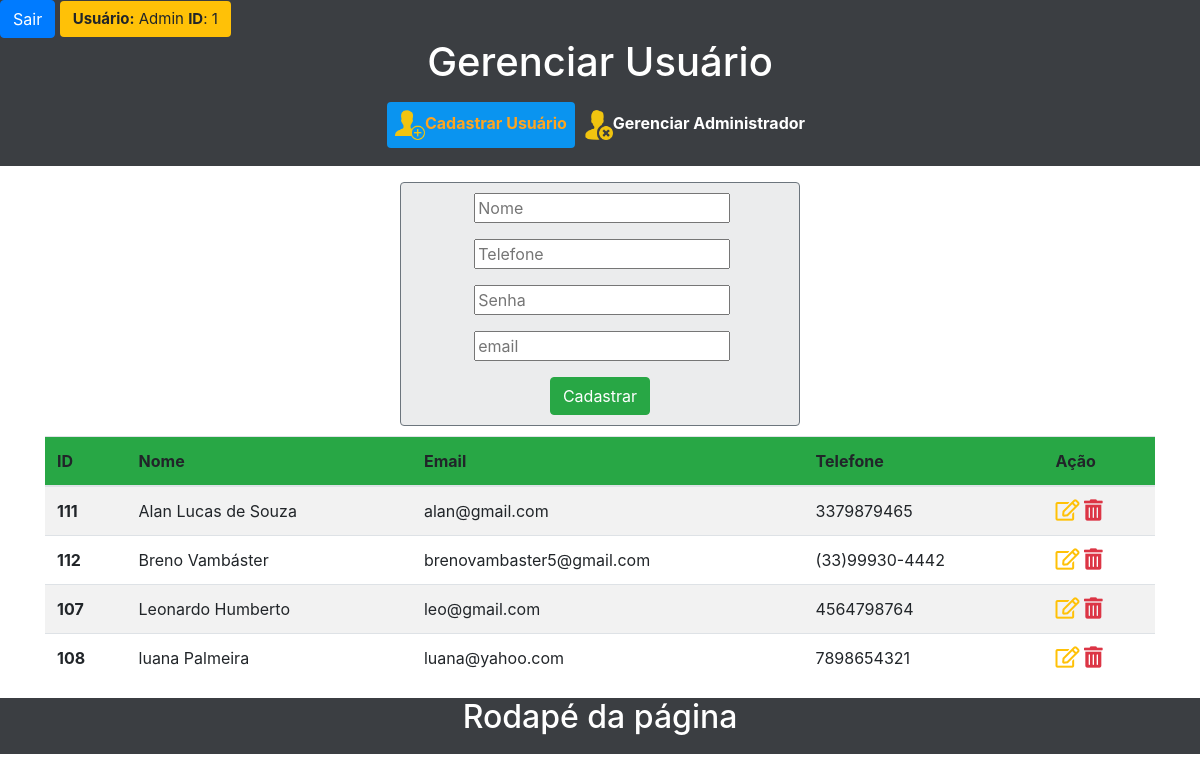
Before: /adm/CadastroUso.php (signed in) with the older database file.
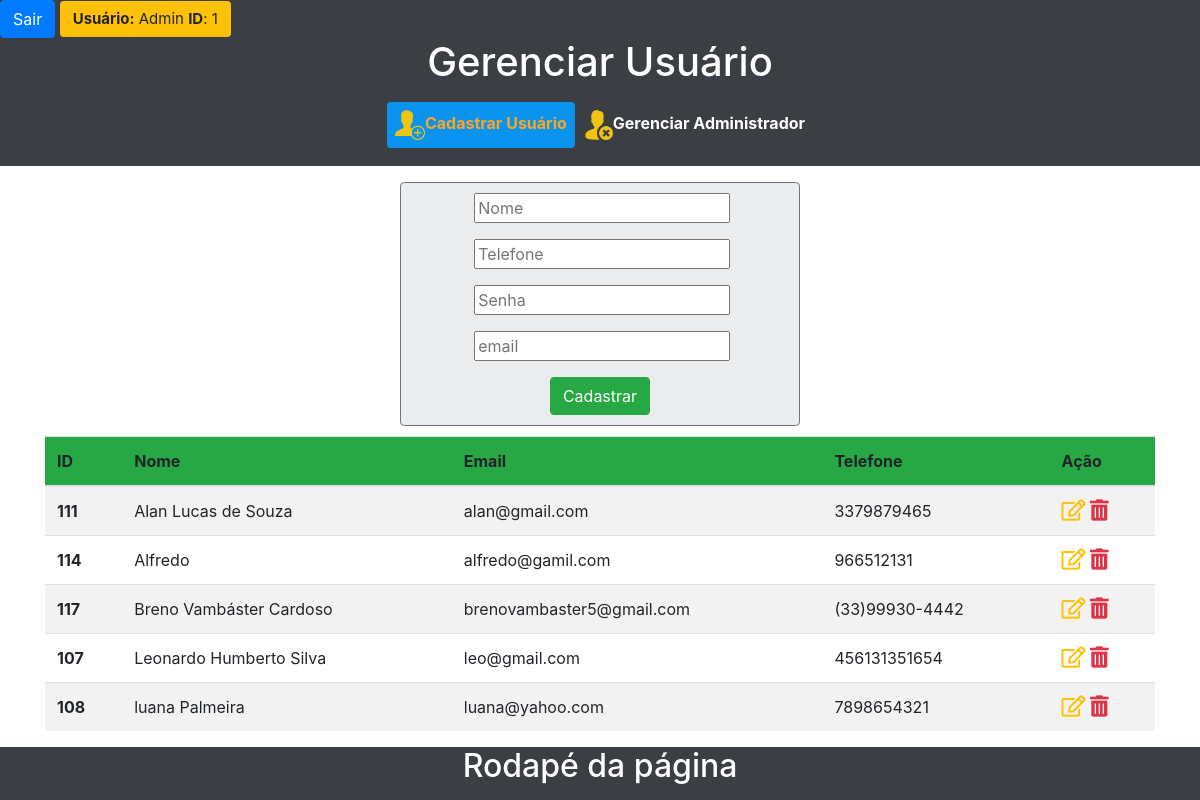
After: the same page with the newer database file.
### tables this page shows
CREATE TABLE `usuario` (
  `IdUsu` int(10) UNSIGNED NOT NULL,
  `Nome` varchar(50) NOT NULL,
  `Senha` varchar(32) NOT NULL,
  `Telefone` varchar(15) NOT NULL,
  `Email` varchar(50) NOT NULL
);

### adm/CadastroUso.php (the view, shortened to what the changed rows need)
<!doctype html>
<html lang="pt-br">
<head>
    <link rel="stylesheet" type="text/css" href="../css/cadastroUsuario.css">
    <link rel="stylesheet" href="https://stackpath.bootstrapcdn.com/bootstrap/4.3.1/css/bootstrap.min.css">
    <link rel="stylesheet" href="https://use.fontawesome.com/releases/v5.8.1/css/all.css">
</head>
<body>
    <div class="top-total">
        <div class="menu">
            <div class="top-total">
                <div class="title">
                    <h1> Gerenciar Usuário </h1>
                </div>
            </div>
        </div>
    </div>
    <div class=" container  table-responsive">
        <?php
        require_once('../00 - BD/bd_conexao.php');
        $sql = " SELECT * FROM usuario ORDER BY nome ASC";
        $resultado = $con->query($sql);
        ?>
        <table class="table table-striped table-responsive-md ">
            <thead>
                <tr class="bg-success">
                    <th scope="col">ID</th>
                    <th scope="col">Nome</th>
                    <th scope="col">Email</th>
                    <th scope="col">Telefone</th>
                    <th scope="col">Ação</th>
                </tr>
            </thead>
            <tbody>
                <?php while ($infoUsuario = mysqli_fetch_object($resultado)) { ?>
                    <tr>
                        <th scope="row"> <?php echo $infoUsuario->IdUsu ?> </th>
                        <td><?php echo $infoUsuario->Nome; ?></td>
                        <td><?php echo $infoUsuario->Email; ?></td>
                        <td><?php echo $infoUsuario->Telefone; ?></td>
                        <td>
                            <a href="CadastroUso.php?alterar&id=<?php echo $infoUsuario->IdUsu; ?>">
                                <i class="far fa-edit text-warning fa-lg"></i>
                            </a>
                            <a href="excluir_usuario.php?id=<?php echo $infoUsuario->IdUsu; ?>">
                                <i class="fas fa-trash-alt text-danger fa-lg"></i>
                            </a>
                        </td>
                    </tr>
                <?php
                }
                ?>
            </tbody>
        </table>
    </div>
    <div class="rodape text-center">
        <h2> Rodapé da página </h2>
    </div>
</body>
</html>

Changed rows visible on the page:
removed usuario: IdUsu "112", Nome "Breno Vambáster", Email "brenovambaster5@gmail.com", Telefone "(33)99930-4442"
added usuario: IdUsu "114", Nome "Alfredo", Email "alfredo@gamil.com", Telefone "966512131"
added usuario: IdUsu "117", Nome "Breno Vambáster Cardoso", Email "brenovambaster5@gmail.com", Telefone "(33)99930-4442"
changed usuario "leo@gmail.com": Nome "Leonardo Humberto" → "Leonardo Humberto Silva"; Telefone "4564798764" → "456131351654"
